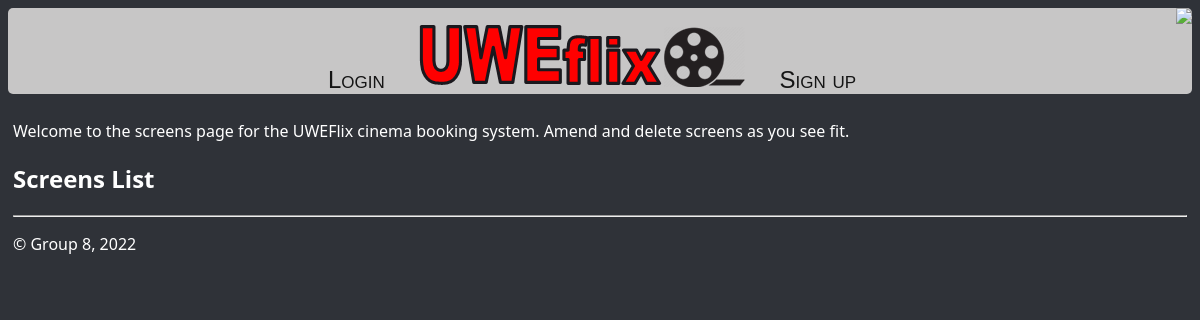
The app's page /allScreen/, older data.
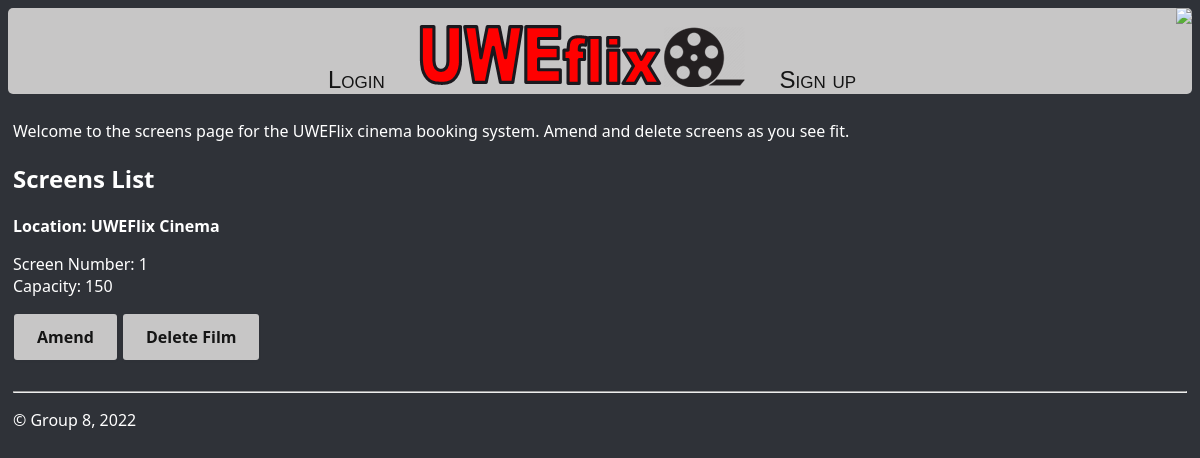
The same page, newer data.
### uweflix/models.py (models this page shows)
class Screen(models.Model):
    screen_id = models.UUIDField(primary_key=True, default=uuid.uuid4, editable=False, unique=True)
    venue_id = models.ForeignKey(Venue, on_delete=models.CASCADE)
    screen_num = models.IntegerField(max_length=2)
    capacity = models.IntegerField(max_length=3)
    is_full = models.BooleanField(default=False)

class Venue(models.Model):
    venue_id = models.UUIDField(primary_key=True, default=uuid.uuid4, editable=False, unique=True)
    name =  models.CharField(max_length=25)
    street_address = models.CharField(max_length=100)
    postcode = models.CharField(max_length=8)
    city = models.CharField(max_length=20)
    def __str__(self):
	    return self.name

### uweflix/views.py (the view)
# urls.py: path("allScreen/", views.getAllScreens, name="allScreen"),
def getAllScreens(request):
    screenList = Screen.objects.all()
    return render(request, 'uweflix/allScreen.html', {'screenList': screenList})

### uweflix/templates/uweflix/allScreen.html (shortened to what this page needs)
{% extends "uweflix/layout.html" %}
{% block content %}
    <p>Welcome to the screens page for the UWEFlix cinema booking system. Amend and delete screens as you see fit.</p>
    <h2>Screens List</h2>
{% for screen in screenList %}
    <div class="card">
        <div class="card-header">
        <strong>Location: {{ screen.venue_id }}</strong>
        </div>
        <div class="card-body">
        <p class="card-text">
            Screen Number:  {{ screen.screen_num }}
            <br>
            Capacity:  {{ screen.capacity }}
            <br>
        </p>
        </div>
        <div class="card-footer text-muted">
            <a class="amendButtons" href="{% url 'amendScreen' screen.screen_id %}">Amend</a>
            <a class="deleteButtons" href="{% url 'deleteScreen' screen.screen_id %}">Delete Film</a>
        </div>
    </div>
    <br>
    {% endfor %}
{% endblock %}

Row changes from the older to the newer data that the page shows:
added Screen: venue_id "UWEFlix Cinema", screen_num "1", capacity "150"
